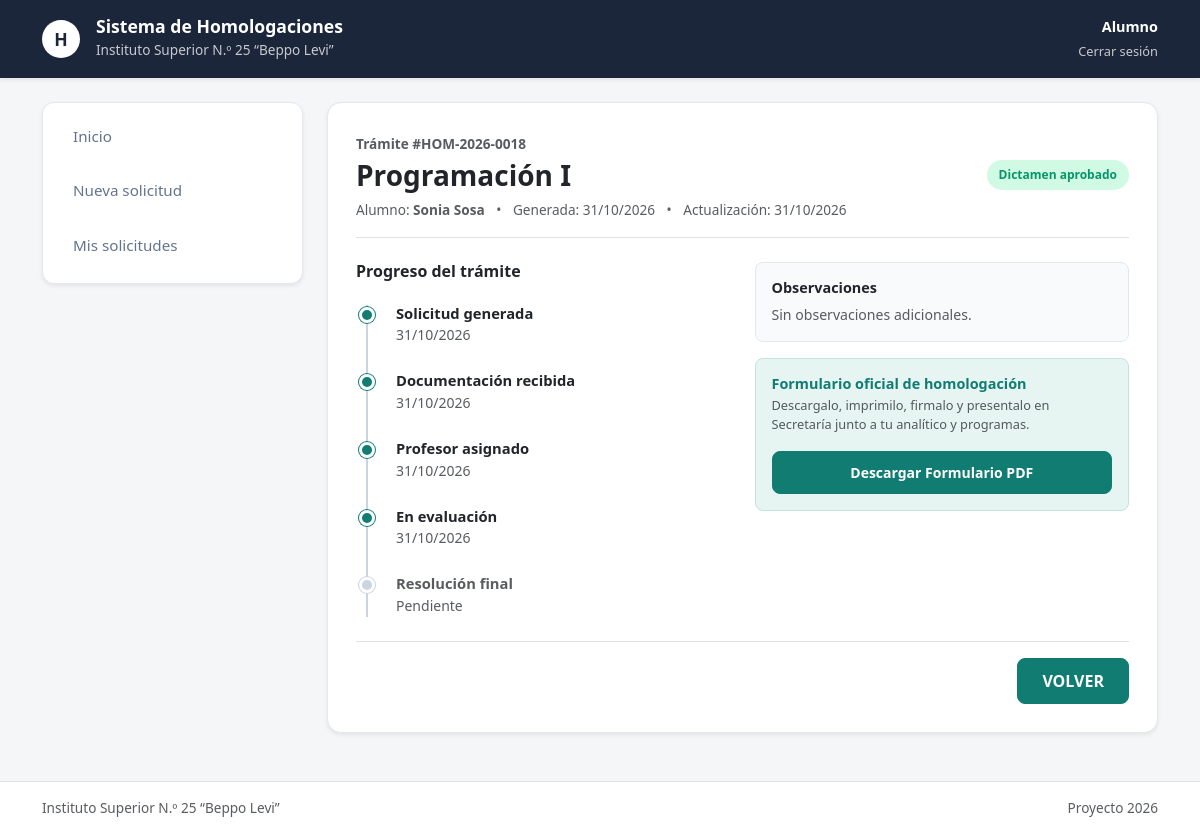
Page /solicitud/10/ (signed in) on the earlier database version.
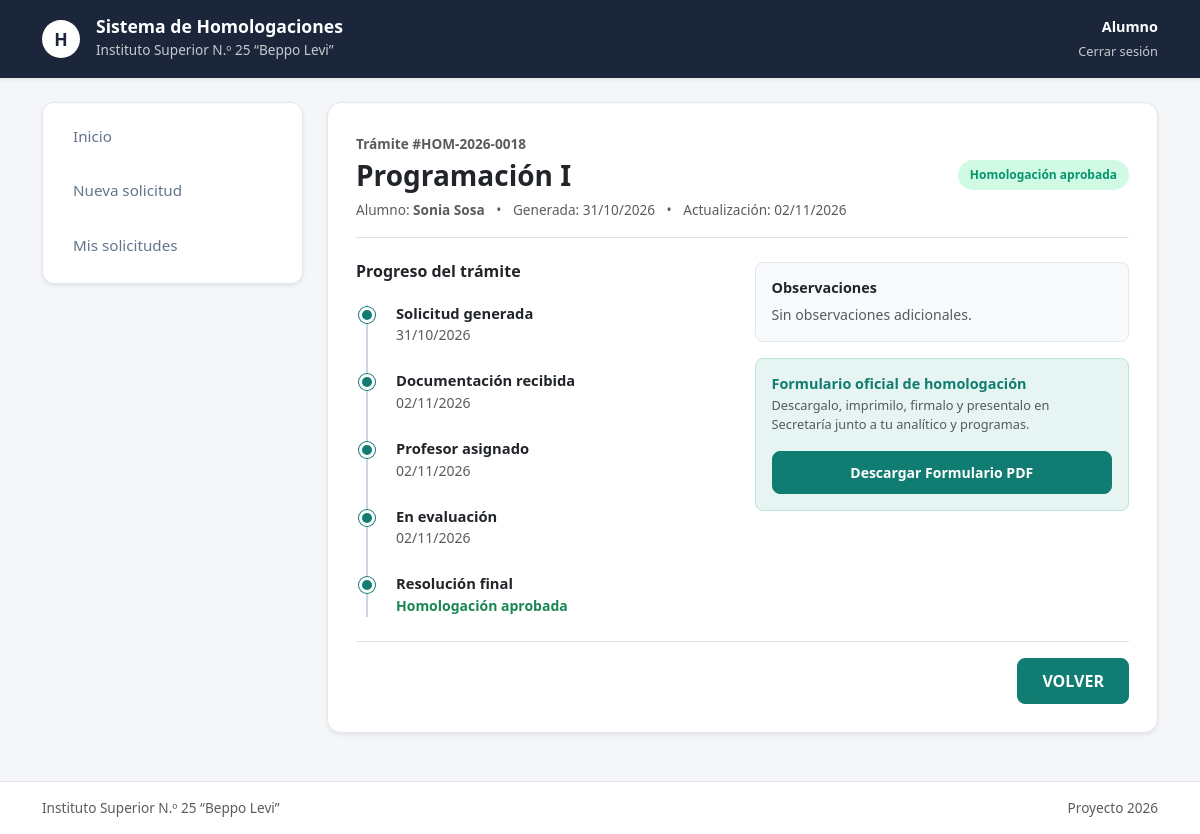
Same page on the later database version.
### app1/models.py (models this page shows, shortened)
class SolicitudHomologacion(models.Model):
    ESTADOS = [
        ('PENDIENTE_PRESENTACION', 'Pendiente de presentación en Secretaría'),
        ('DOCUMENTACION_RECIBIDA', 'Documentación recibida'),
        ('PROFESOR_ASIGNADO', 'Profesor asignado'),
        ('EN_EVALUACION', 'En evaluación'),
        ('EVALUACION_FINALIZADA', 'Evaluación finalizada'),
        ('CORRECCION_SOLICITADA', 'Corrección solicitada'),
        ('DICTAMEN_APROBADO', 'Dictamen aprobado'),
        ('HOMOLOGACION_APROBADA', 'Homologación aprobada'),
        ('HOMOLOGACION_RECHAZADA', 'Homologación rechazada'),
    ]
    numero_tramite = models.CharField(max_length=30, unique=True, verbose_name="Número de Trámite")
    alumno = models.ForeignKey(PerfilUsuario, on_delete=models.CASCADE, limit_choices_to={'rol': 'ALUMNO'}, related_name="solicitudes")
    institucion_origen = models.CharField(max_length=200, verbose_name="Institución de Origen")
    carrera_origen = models.CharField(max_length=200, verbose_name="Carrera de Origen")
    analitico_pdf = models.FileField(upload_to="analiticos/", null=True, blank=True, verbose_name="Certificado Analítico")
    programa_origen_pdf = models.FileField(upload_to="programas_origen/", null=True, blank=True, verbose_name="Programa de la Materia de Origen")
    observaciones_alumno = models.TextField(blank=True, null=True, verbose_name="Observaciones del Alumno")
    estado = models.CharField(max_length=30, choices=ESTADOS, default='PENDIENTE_PRESENTACION', verbose_name="Estado de la Solicitud")
    fecha_creacion = models.DateTimeField(auto_now_add=True, verbose_name="Fecha de Creación")
    fecha_actualizacion = models.DateTimeField(auto_now=True, verbose_name="Última Actualización")

class MateriaSolicitada(models.Model):
    RESULTADOS = [
        ('PENDIENTE', 'Pendiente'),
        ('APROBADA', 'Aprobada'),
        ('RECHAZADA', 'Rechazada'),
    ]
    solicitud = models.ForeignKey(SolicitudHomologacion, on_delete=models.CASCADE, related_name="materias_solicitadas")
    materia = models.ForeignKey(Materia, on_delete=models.CASCADE, verbose_name="Materia Institucional a Homologar")
    profesor_evaluador = models.ForeignKey(PerfilUsuario, on_delete=models.SET_NULL, null=True, blank=True, limit_choices_to={'rol': 'PROFESOR'}, related_name="evaluaciones_asignadas")
    programa_institucional = models.ForeignKey(ProgramaAcademico, on_delete=models.SET_NULL, null=True, blank=True)
    resultado_dictamen = models.CharField(max_length=20, choices=RESULTADOS, default='PENDIENTE', verbose_name="Resultado Dictamen")
    fundamentacion_profesor = models.TextField(blank=True, null=True, verbose_name="Fundamentación del Profesor")
    observaciones_jefe_carrera = models.TextField(blank=True, null=True, verbose_name="Observaciones Jefe de Carrera")

class Materia(models.Model):
    carrera = models.ForeignKey(Carrera, on_delete=models.CASCADE, related_name="materias")
    nombre = models.CharField(max_length=150, verbose_name="Nombre de la Materia")
    año = models.CharField(max_length=20, blank=True, null=True, verbose_name="Año / Nivel")

class PerfilUsuario(models.Model):
    ROLES = [
        ('ALUMNO', 'Alumno'),
        ('SECRETARIA', 'Secretaría'),
        ('JEFE_CARRERA', 'Jefe de Carrera'),
        ('PROFESOR', 'Profesor'),
    ]
    user = models.OneToOneField(User, on_delete=models.CASCADE, null=True, blank=True, related_name="perfil")
    nombre_apellido = models.CharField(max_length=150, verbose_name="Nombre y Apellido")
    dni = models.CharField(max_length=15, unique=True, verbose_name="DNI")
    fecha_nacimiento = models.DateField(null=True, blank=True, verbose_name="Fecha de Nacimiento")
    rol = models.CharField(max_length=20, choices=ROLES, default='ALUMNO', verbose_name="Rol")
    carrera = models.ForeignKey(Carrera, on_delete=models.SET_NULL, null=True, blank=True, verbose_name="Carrera")
    cuenta_activada = models.BooleanField(default=False, verbose_name="¿Cuenta Activada?")
    codigo_verificacion = models.CharField(max_length=6, blank=True, null=True, verbose_name="Código de 6 dígitos")

### app1/views.py (the view)
# urls.py: path('solicitud/<int:solicitud_id>/', views.detalle_solicitud, name='detalle_solicitud'),
@login_required(login_url='index')
def detalle_solicitud(request, solicitud_id):
    if request.user.perfil.rol == 'ALUMNO':
        solicitud = get_object_or_404(SolicitudHomologacion, id=solicitud_id, alumno=request.user.perfil)
    else:
        solicitud = get_object_or_404(SolicitudHomologacion, id=solicitud_id)
    return render(request, 'app1/detalle_solicitud.html', {'solicitud': solicitud})

### app1/templates/app1/detalle_solicitud.html (shortened to what the changed rows need)
{% extends 'app1/base.html' %}
{% load static %}
{% block contenido %}
<div class="row g-4">
    <div class="col-12 col-lg-9">
        <div class="card-homolotec shadow-sm text-start">
            <div class="border-bottom pb-3 mb-4">
                <span class="text-muted fw-bold" style="font-size: 0.85rem;">Trámite #{{ solicitud.numero_tramite }}</span>
                <div class="d-flex justify-content-between align-items-center mt-1">
                    <h3 class="fw-bold text-dark mb-0">
                        {{ solicitud.materias_solicitadas.first.materia.nombre|default:"Solicitud de Homologación" }}
                    </h3>
                    <span class="badge-estado
                        {% if solicitud.estado == 'HOMOLOGACION_APROBADA' or solicitud.estado == 'DICTAMEN_APROBADO' %}badge-aprobada
                        {% elif solicitud.estado == 'HOMOLOGACION_RECHAZADA' %}badge-rechazada
                        {% elif solicitud.estado == 'DOCUMENTACION_RECIBIDA' or solicitud.estado == 'PROFESOR_ASIGNADO' %}badge-recibida
                        {% elif solicitud.estado == 'EN_EVALUACION' %}badge-en-evaluacion
                        {% else %}badge-pendiente{% endif %}">
                        {{ solicitud.get_estado_display }}
                    </span>
                </div>
                <div class="text-muted mt-2" style="font-size: 0.85rem;">
                    <span>Alumno: <strong>{{ solicitud.alumno.nombre_apellido }}</strong></span>
                    <span class="mx-2">•</span>
                    <span>Generada: {{ solicitud.fecha_creacion|date:"d/m/Y" }}</span>
                    <span class="mx-2">•</span>
                    <span>Actualización: {{ solicitud.fecha_actualizacion|date:"d/m/Y" }}</span>
                </div>
            </div>
            <div class="row g-4 mb-4">
                <div class="col-md-6">
                    <div class="timeline">
                        <div class="timeline-item">
                            <div class="timeline-dot active"></div>
                            <h6 class="fw-bold mb-0 text-dark" style="font-size: 0.92rem;">Solicitud generada</h6>
                            <small class="text-muted">{{ solicitud.fecha_creacion|date:"d/m/Y" }}</small>
                        </div>
                        <div class="timeline-item">
                            <div class="timeline-dot {% if solicitud.estado != 'PENDIENTE_PRESENTACION' %}active{% endif %}"></div>
                            <h6 class="fw-bold mb-0 {% if solicitud.estado == 'PENDIENTE_PRESENTACION' %}text-muted{% else %}text-dark{% endif %}" style="font-size: 0.92rem;">
                                Documentación recibida
                            </h6>
                            <small class="text-muted">
                                {% if solicitud.estado != 'PENDIENTE_PRESENTACION' %}{{ solicitud.fecha_actualizacion|date:"d/m/Y" }}{% else %}Pendiente en Secretaría{% endif %}
                            </small>
                        </div>
                        <div class="timeline-item">
                            <div class="timeline-dot {% if solicitud.estado == 'PROFESOR_ASIGNADO' or solicitud.estado == 'EN_EVALUACION' or solicitud.estado == 'DICTAMEN_APROBADO' or solicitud.estado == 'HOMOLOGACION_APROBADA' or solicitud.estado == 'HOMOLOGACION_RECHAZADA' %}active{% endif %}"></div>
                            <h6 class="fw-bold mb-0 {% if solicitud.estado == 'PENDIENTE_PRESENTACION' or solicitud.estado == 'DOCUMENTACION_RECIBIDA' %}text-muted{% else %}text-dark{% endif %}" style="font-size: 0.92rem;">
                                Profesor asignado
                            </h6>
                            <small class="text-muted">
                                {% if solicitud.estado == 'PROFESOR_ASIGNADO' or solicitud.estado == 'EN_EVALUACION' or solicitud.estado == 'DICTAMEN_APROBADO' or solicitud.estado == 'HOMOLOGACION_APROBADA' or solicitud.estado == 'HOMOLOGACION_RECHAZADA' %}
                                    {{ solicitud.fecha_actualizacion|date:"d/m/Y" }}
                                {% else %}Pendiente{% endif %}
                            </small>
                        </div>
                        <div class="timeline-item">
                            <div class="timeline-dot {% if solicitud.estado == 'EN_EVALUACION' or solicitud.estado == 'DICTAMEN_APROBADO' or solicitud.estado == 'HOMOLOGACION_APROBADA' or solicitud.estado == 'HOMOLOGACION_RECHAZADA' %}active{% endif %}"></div>
                            <h6 class="fw-bold mb-0 {% if solicitud.estado == 'EN_EVALUACION' or solicitud.estado == 'DICTAMEN_APROBADO' or solicitud.estado == 'HOMOLOGACION_APROBADA' or solicitud.estado == 'HOMOLOGACION_RECHAZADA' %}text-dark{% else %}text-muted{% endif %}" style="font-size: 0.92rem;">
                                En evaluación
                            </h6>
                            <small class="text-muted">
                                {% if solicitud.estado == 'EN_EVALUACION' or solicitud.estado == 'DICTAMEN_APROBADO' or solicitud.estado == 'HOMOLOGACION_APROBADA' or solicitud.estado == 'HOMOLOGACION_RECHAZADA' %}
                                    {{ solicitud.fecha_actualizacion|date:"d/m/Y" }}
                                {% else %}Pendiente{% endif %}
                            </small>
                        </div>
                        <div class="timeline-item">
                            <div class="timeline-dot {% if solicitud.estado == 'HOMOLOGACION_APROBADA' or solicitud.estado == 'HOMOLOGACION_RECHAZADA' %}active{% endif %}"></div>
                            <h6 class="fw-bold mb-0 {% if solicitud.estado == 'HOMOLOGACION_APROBADA' or solicitud.estado == 'HOMOLOGACION_RECHAZADA' %}text-dark{% else %}text-muted{% endif %}" style="font-size: 0.92rem;">
                                Resolución final
                            </h6>
                            <small class="{% if solicitud.estado == 'HOMOLOGACION_APROBADA' %}text-success fw-bold{% elif solicitud.estado == 'HOMOLOGACION_RECHAZADA' %}text-danger fw-bold{% else %}text-muted{% endif %}">
                                {% if solicitud.estado == 'HOMOLOGACION_APROBADA' %}Homologación aprobada
                                {% elif solicitud.estado == 'HOMOLOGACION_RECHAZADA' %}Homologación rechazada
                                {% else %}Pendiente{% endif %}
                            </small>
                        </div>
                    </div>
                </div>
            </div>
        </div>
    </div>
</div>
{% endblock contenido %}

Differences in the rows shown:
changed SolicitudHomologacion "Programación I": estado "Dictamen aprobado" → "Homologación aprobada"; fecha_actualizacion "31/10/2026" → "02/11/2026"
Other differences:
text no longer shown: "Pendiente"
text now shown: "Homologación aprobada"
